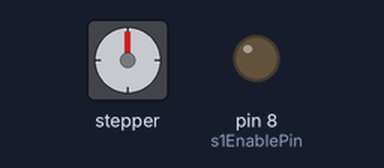
Bench run of a sketch on a simulated Arduino Uno, built with avr-gcc and run on an emulated ATmega328P. Parts: stepper motor, output pins drawn as LEDs (lit = HIGH). Stepper angles assume 200 steps per turn.

Above: at 0.15 s.
At 9.77 s:
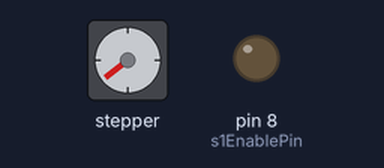
At 19.98 s:
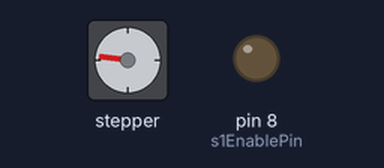
At 39.82 s:
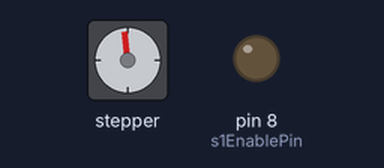
Timing chart, 0 to 40.0 s (numbered marks = the images above):
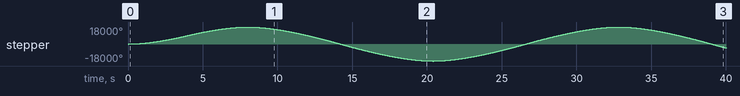

The sketch:

stepper_control.ino
```cpp
#include <AccelStepper.h>

const int s1StepPin = 6;
const int s1DirPin = 7;
const int s1EnablePin = 8;

// TMC2209 controller
AccelStepper s1(AccelStepper::DRIVER, s1StepPin, s1DirPin);

void setup() {
    // set elow = enable s1
    pinMode(s1EnablePin, OUTPUT);
    digitalWrite(s1EnablePin, LOW);

    // s1 config
    s1.setMaxSpeed(6000);
    s1.setAcceleration(1000);
    s1.moveTo(10000);
}

void loop() {
    // continious loop
  s1.run();
  if (s1.distanceToGo() == 0) {
    s1.moveTo(-s1.currentPosition());
  }
}
```

Measured:
- by itself, stepper: turns 18000° clockwise in 7.9 s, then 36000° counter-clockwise in 12.4 s, then 36000° clockwise in 12.4 s, then 22167° counter-clockwise in 7.1 s
